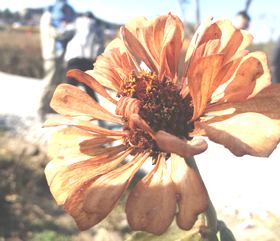
#> input picture Pandas/06/example/02/flower.jpg, 280 x 241 px
$ python demo.py
#> lines starting #> are read from the running program, lines starting #| are printed output that depends on the picture
import numpy as np
import matplotlib.pyplot as plt

n1 = plt.imread("flower.jpg")  # 读取图片
#> n1 is the input picture: shape (241, 280, 3); mean R, G, B 202.3, 175.5, 155.1
plt.imshow(n1)  # 传入数组显示对应颜色
# n1为三维的数组,最高维是图像的高，次高维是图像的宽，最低维[R,G,B]是颜色值
n2 = np.array([0.299, 0.587, 0.114])  # 灰度公式的固定值
x = np.dot(n1, n2)  # 将数组n1（RGB颜色值）和数组n2（灰度公式的固定值）中的每个元素进行点乘运算
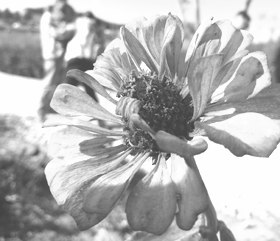
#> x: shape (241, 280) float64; min 63.85, max 255, mean 181.2
plt.imshow(x, cmap="gray")  # 传入数组显示灰度
plt.show()  # 显示图像
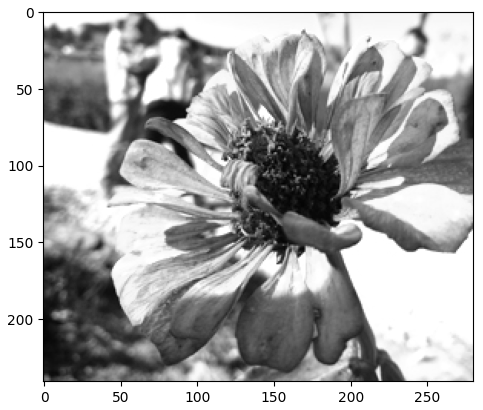
#> figure drawn by matplotlib, 1 panel
